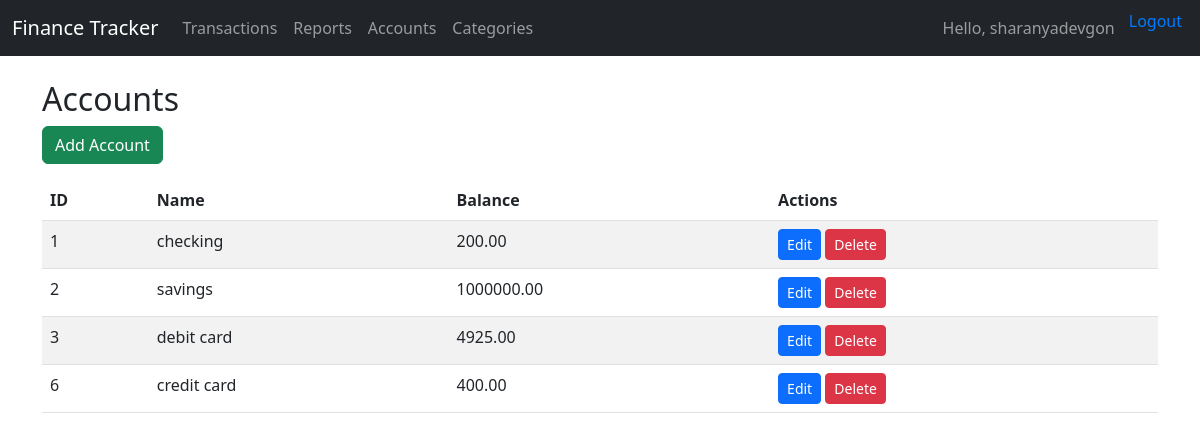
/accounts/ (signed in), run on the app's committed database.
### myapp/models.py (models this page shows, shortened)
class Account(models.Model):
    ACCOUNT_TYPES = [
        ('Checking', 'Checking'),
        ('Savings', 'Savings'),
        ('Credit', 'Credit'),
        ('Cash', 'Cash'),
        ('Investment', 'Investment'),
    ]
    user = models.ForeignKey(User, on_delete=models.CASCADE)
    name = models.CharField(max_length=100)
    type = models.CharField(max_length=20, choices=ACCOUNT_TYPES)
    balance = models.DecimalField(max_digits=12, decimal_places=2, default=0)
    created_at = models.DateTimeField(auto_now_add=True)

### myapp/views.py (the view)
# urls.py: path('accounts/', views.account_list, name='account_list'),
@login_required
def account_list(request):
    accounts = Account.objects.filter(user=request.user)
    return render(request, 'accounts/account_list.html', {'accounts': accounts})

### myapp/templates/accounts/account_list.html
{% extends "base.html" %}
{% block content %}
<h2>Accounts</h2>
<a href="{% url 'account_create' %}" class="btn btn-success mb-3">Add Account</a>
<table class="table table-striped">
    <thead>
        <tr>
            <th>ID</th>
            <th>Name</th>
            <th>Balance</th>
            <th>Actions</th>
        </tr>
    </thead>
    <tbody>
        {% for account in accounts %}
        <tr>
            <td>{{ account.id }}</td>
            <td>{{ account.name }}</td>
            <td>{{ account.balance }}</td>
            <td>
                <a href="{% url 'account_edit' account.id %}" class="btn btn-primary btn-sm">Edit</a>
                <a href="{% url 'account_delete' account.id %}" class="btn btn-danger btn-sm">Delete</a>
            </td>
        </tr>
        {% empty %}
        <tr>
            <td colspan="4" class="text-center">No accounts yet.</td>
        </tr>
        {% endfor %}
    </tbody>
</table>
{% endblock %}

### myapp/templates/base.html (shortened to what this page needs)
<!DOCTYPE html>
<html lang="en">
<head>
    <link href="https://cdn.jsdelivr.net/npm/bootstrap@5.3.0/dist/css/bootstrap.min.css" rel="stylesheet">
</head>
<body>
<nav class="navbar navbar-expand-lg navbar-dark bg-dark mb-4">
  <div class="container-fluid">
    <a class="navbar-brand" href="{% url 'transaction_list' %}">Finance Tracker</a>
    <div class="collapse navbar-collapse">
      <ul class="navbar-nav me-auto">
        <li class="nav-item"><a class="nav-link" href="{% url 'transaction_list' %}">Transactions</a></li>
          <li class="nav-item"><a class="nav-link" href="{% url 'report' %}">Reports</a></li>
        <li class="nav-item"><a class="nav-link" href="{% url 'account_list' %}">Accounts</a></li>
        <li class="nav-item"><a class="nav-link" href="{% url 'category_list' %}">Categories</a></li>
      </ul>
      <ul class="navbar-nav">
        {% if user.is_authenticated %}
          <li class="nav-item"><span class="nav-link">Hello, {{ user.username }}</span></li>
          <li class="nav-item">
              <form action="{% url 'logout' %}" method="post" style="display:inline;">
                  <button type="submit" style="background:none; border:none; color:#007bff; cursor:pointer;">
                    Logout
                  </button>
                </form>
          </li>
        {% else %}
          <li class="nav-item"><a class="nav-link" href="{% url 'login' %}">Login</a></li>
        {% endif %}
      </ul>
    </div>
  </div>
</nav>
<div class="container">
  {% block content %}
  {% endblock %}
</div>
</body>
</html>

### data on the page
Account: id "1", name "checking", balance "200.00"
Account: id "2", name "savings", balance "1000000.00"
Account: id "3", name "debit card", balance "4925.00"
Account: id "6", name "credit card", balance "400.00"

### other printed values
{{ user.username }} "sharanyadevgon"
